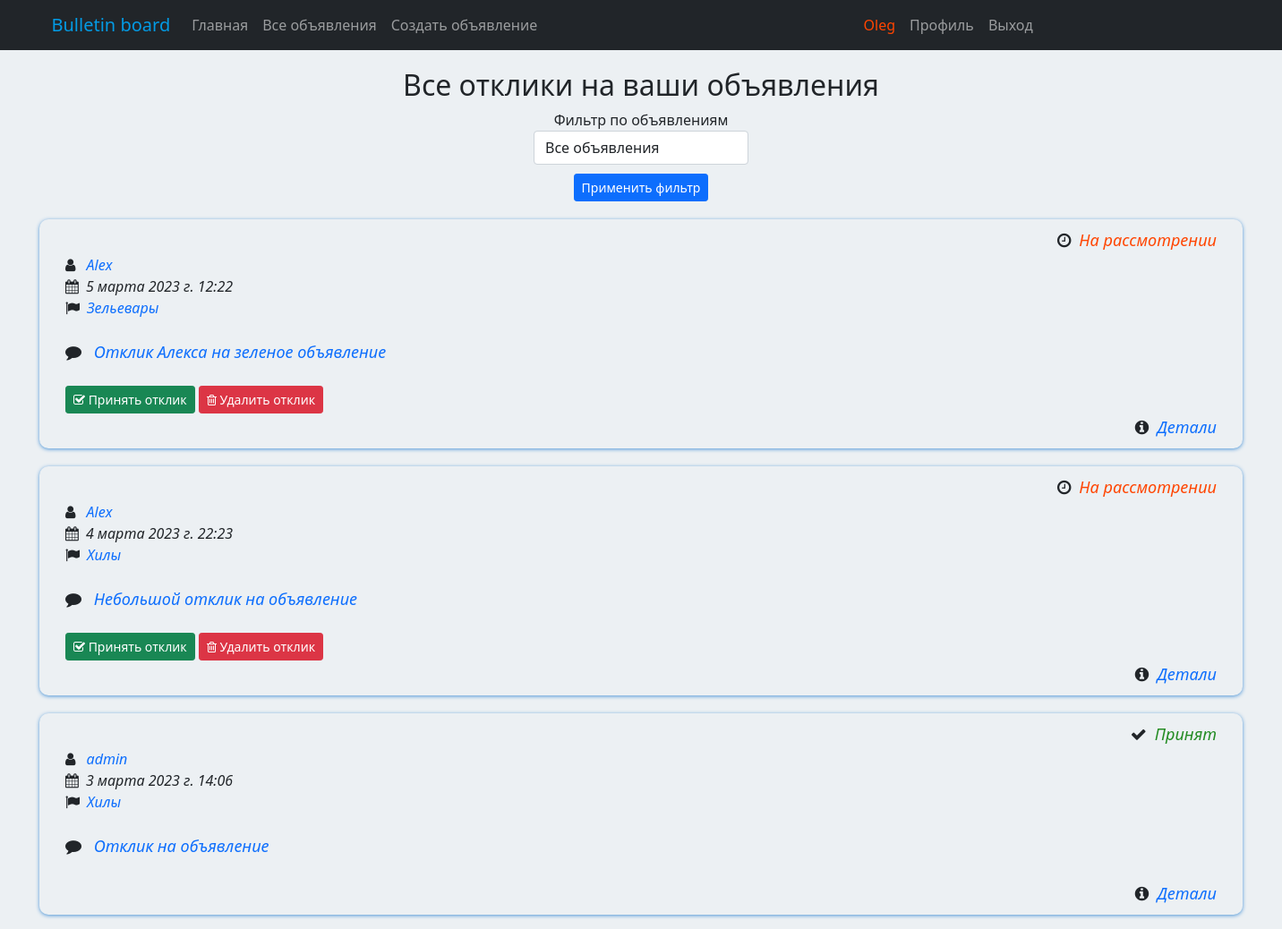
The app's page /board/ads/user/replies/ (signed in), older data.
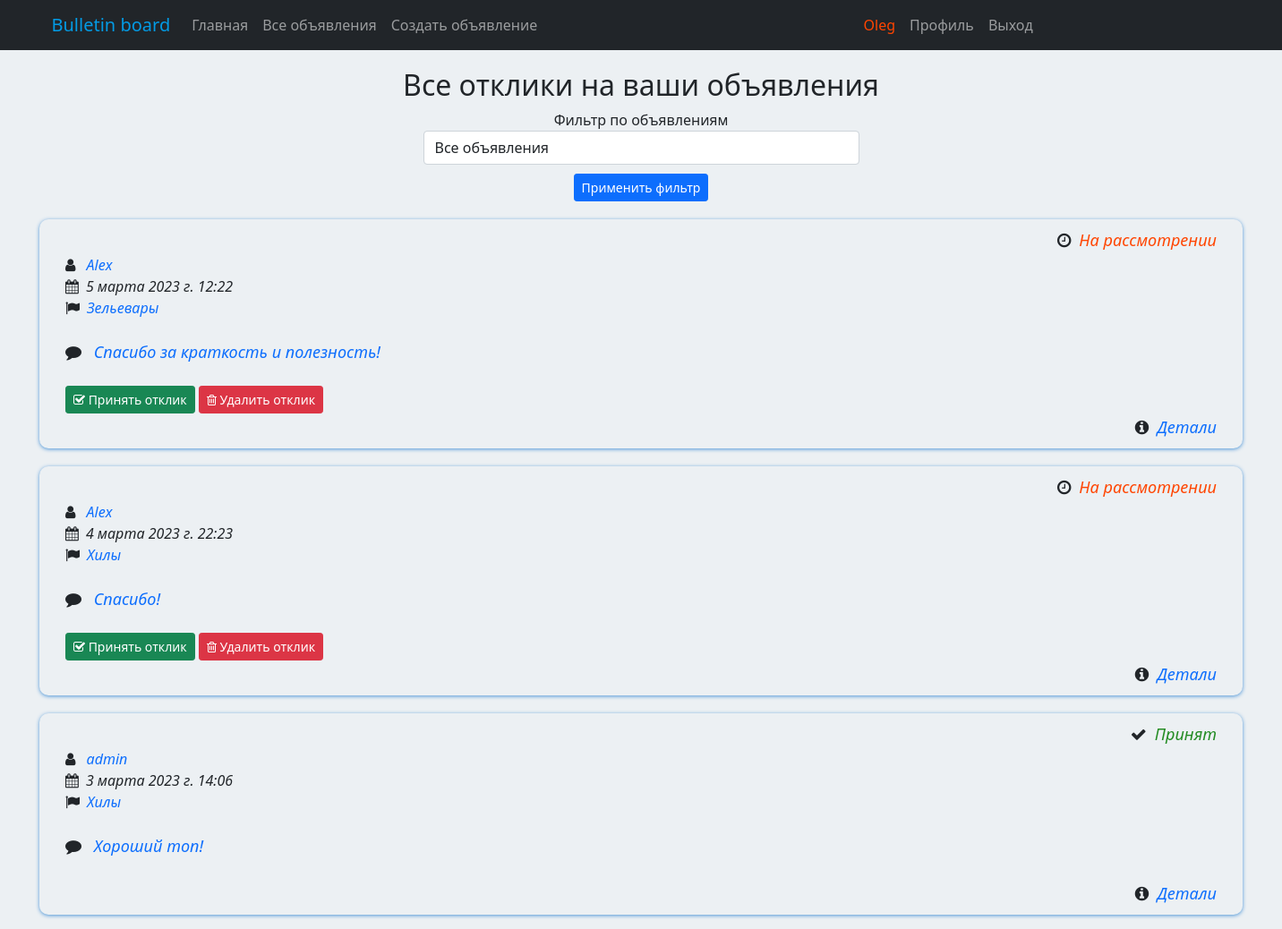
The same page, newer data.
### board/models.py (models this page shows, shortened)
class Reply(models.Model):
    post = models.ForeignKey(Post, on_delete=models.CASCADE)
    user = models.ForeignKey(User, on_delete=models.CASCADE)
    reply_text = models.TextField()
    date_creation = models.DateTimeField(auto_now_add=True)
    reply_accept = models.BooleanField(default=False)

class Post(models.Model):
    author = models.ForeignKey(User, on_delete=models.CASCADE)
    post_title = models.CharField(max_length=256)
    post_content = RichTextField()
    post_category = models.ForeignKey(Category, on_delete=models.CASCADE)
    date_creation = models.DateTimeField(auto_now_add=True)
    def __str__(self):
        return self.post_title

class Category(models.Model):
    category_name = models.CharField(max_length=64, unique=True)
    subscribers = models.ManyToManyField(User, related_name='categories')
    def __str__(self):
        return self.category_name

### board/views.py (the view)
# urls.py: path('ads/user/replies/', PostsUserReplies.as_view(), name='user_replies'),
class PostsUserReplies(LoginRequiredMixin, ListView):
    model = Reply
    template_name = 'posts_user_replies.html'
    context_object_name = 'replies'
    def get_context_data(self, **kwargs):
        queryset = Reply.objects.filter(post__author_id=self.request.user.pk).order_by('-date_creation')
        context = super().get_context_data(**kwargs)
        context['filter'] = PostFilter(self.request.GET, queryset, request=self.request.user.pk)
        return context

### templates/posts_user_replies.html (shortened to what this page needs)
{% extends 'default.html' %}
{% load crispy_forms_filters %}
{% load static %}
{% load spurl %}
{% block content %}
<h2 style="margin-top: 20px">Все отклики на ваши объявления</h2>
<link rel="stylesheet" href="{% static 'css/index.css' %}"/>
<div class="d-flex justify-content-center">
    <div class="row">
        <div class="col-lg-12 text-center">
        <form method="GET">
        {{ filter.form|crispy }}
        <input class="btn btn-primary btn-sm" style="margin-top: 10px" type="submit" value="Применить фильтр">
    </form>
        </div>
    </div>
</div>
{% if filter.qs %}
{% for repl in filter.qs %}
<div class="class=m-b-0 font-medium btn-rounded" style="margin-top: 20px">
    <table width="100%" border="0">
        <tr>
            <td align="right">
                <font size="4">
                {% if repl.reply_accept %}
                <span class="icon"><i class="fa fa-check"></i></span>&ensp;<i><span style="color: forestgreen;">Принят</span></i>
                {% else %}
                <span class="icon"><i class="fa fa-clock-o"></i></span>&ensp;<i><span style="color: orangered;">На рассмотрении</span></i>
                {% endif %}
                </font>
            </td>
        </tr>
    </table>
    <table style="width: 1350px;" width="100%" border="0">
    <tr>
        <td align="justify">
            <font size="3">
                <span class="icon">
                    <i class="fa fa-user"></i></span>&ensp;
                <i><a href="{% url 'profile_detail' repl.user.id %}" style="text-decoration: none;">{{ repl.user }}</a></i>&emsp;
                <br>
                <span class="icon">
                    <i class="fa fa-calendar"></i></span>&ensp;<i>{{ repl.date_creation }}</i>
                <br>
                <span class="icon"><i class="fa fa-flag"></i></span>&ensp;<i><a href="{% url 'category_list' repl.post.post_category.id %}" style="text-decoration: none;">{{ repl.post.post_category }}</a></i>
                <br><br>
                <font size="4">
                <span class="icon"><i class="fa fa-comment"></i></span>&ensp;<span style="color: black;"><i>
                <a href="{% url 'post_reply_detail' repl.id %}" style="text-decoration: none;">
                {{ repl.reply_text}}</a></i></span>
                 </font>
                <br><br>
            {% if not repl.reply_accept %}
            <a href="{% url 'reply_accept' repl.id %}" class="btn btn btn-success btn-sm"><span class="icon"><i class="fa fa-check-square-o"></i></span>&nbsp;Принять отклик</a>
            <a href="{% url 'reply_delete' repl.id %}" class="btn btn btn-danger btn-sm"><span class="icon"><i class="fa fa-trash-o"></i></span>&nbsp;Удалить отклик</a>
            {% endif %}
            </font>
        </td>
    </tr>
</table>
<table width="100%" border="0">
    <tr>
        <td align="right">
            <font size="4">
        <span class="icon"><i class="fa fa-info-circle"></i></span>&nbsp;
            <i><a href="{% url 'post_reply_detail' repl.id %}" style="text-decoration: none;">Детали</a></i>
            </font>
        </td>
    </tr>
</table>
</div>
{% endfor %}
{% else %}
<h3 style="margin-top: 50px">Пока нет ни одного отклика!</h3>
{% endif %}
{% endblock content %}

### templates/default.html (shortened to what this page needs)
<!DOCTYPE html>
<html lang="en">
<head>
    {% load static %}
    <link href="{% static 'css/styles.css' %}" rel="stylesheet"/>
    <link rel="stylesheet" href="//cdnjs.cloudflare.com/ajax/libs/font-awesome/4.1.0/css/font-awesome.min.css">
</head>
<body style="background-color: #ecf0f3; margin: 32px">
<nav class="navbar fixed-top navbar-expand-lg navbar-dark bg-dark static-top">
    <div class="container" style="width: 800px">
        <a class="navbar-brand" href="/"><span style="color: #039BE5; ">Bulletin board</span></a>
        <div class="collapse navbar-collapse" id="navbarResponsive">
            <ul class="nav navbar-nav ml-auto">
                <li class="nav-item active">
                    <a class="nav-link" href="/main/">Главная</a>
                </li>
                <li class="nav-item active">
                    <a class="nav-link" href="{% url 'post_list' %}">Все объявления</a>
                </li>
                <li class="nav-item active">
                    <a class="nav-link" href="{% url 'post_create' %}">Создать объявление</a>
                </li>
            </ul>
        </div>
    </div>
    <div class="container" style="width: 450px">
    <div class="navbar-collapse collapse" id="navbarNav">
            <ul class="nav navbar-nav ml-auto">
                <li class="nav-item active">
                </li>
                <li class="nav-item active">
                    {% if user.is_authenticated %}
                    <a class="nav-link"><span style="color: orangered;">{{ request.user.username }}</span></a>
                    {% endif %}
                </li>
                <li class="nav-item active">
                    {% if user.is_authenticated %}
                    <a class="nav-link" href="{% url 'profile' %}">Профиль</a>
                    {% else %}
                    <a class="nav-link" href='{% url "login" %}'>Вход</a>
                    {% endif %}
                </li>
                <li class="nav-item active">
                    {% if user.is_authenticated %}
                    <a class="nav-link" href='{% url "logout" %}'>Выход</a>
                    {% endif %}
                </li>
            </ul>
        </div>
    </div>
</nav>
<div class="container">
    <div class="row">
        <div class="col-lg-12 text-center flexContainer" style="background-color: rgba(0, 0, 0, 0.0);" >
            <br>
            {% block content %}
            {% endblock content %}
        </div>
    </div>
</div>
</body>
</html>

### static/css/index.css (style rules this page uses)
body { background-color: #f9f9fa; }
.text-center { text-align: center; background-color: #ecf0f3 }
.btn-rounded { border-radius: 10px; padding: 9px 28px; -webkit-box-shadow: 0 1px 4px 0 rgb(102, 177, 246); box-shadow: 0 1px 4px 0 rgb(77, 149, 215); }

Row changes from the older to the newer data that the page shows:
changed Reply "Зельевары": reply_text "Отклик Алекса на зеленое объявление" → "Спасибо за краткость и полезность!"
changed Reply: reply_text "Небольшой отклик на объявление" → "Спасибо!"
changed Reply "admin": reply_text "Отклик на объявление" → "Хороший топ!"
